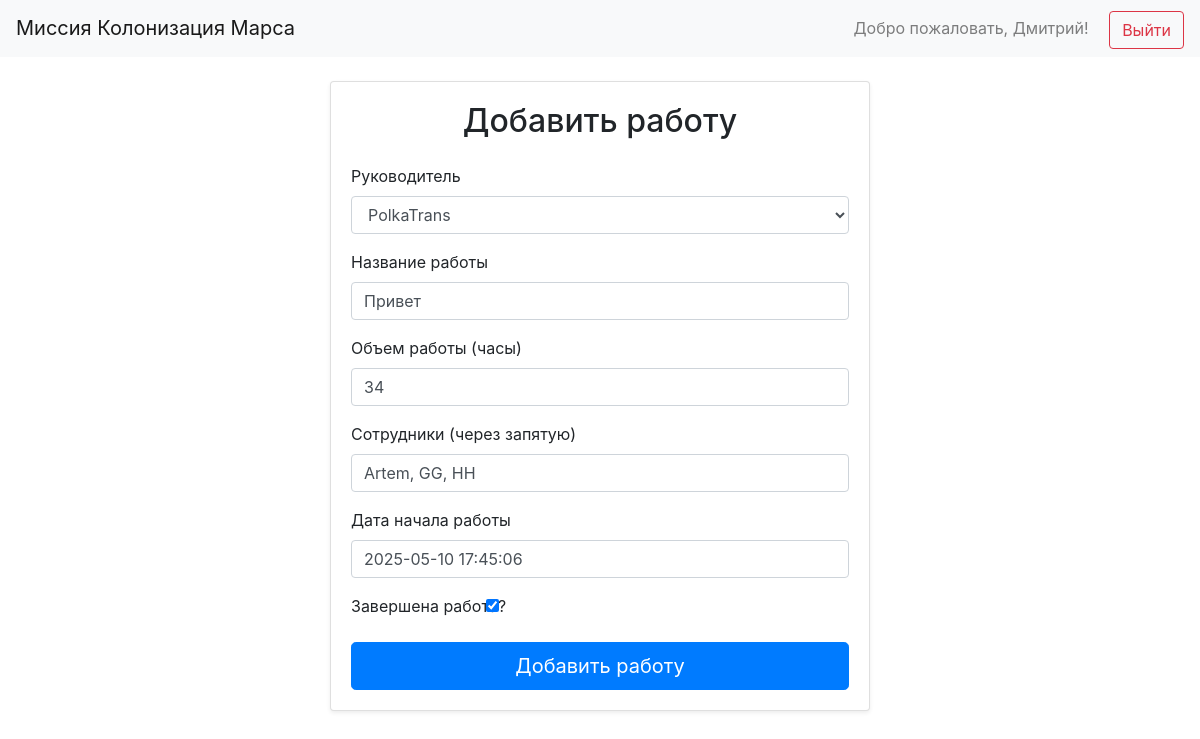
Screenshot of /jobs/3/edit (signed in) with the database file from the repository.
### data/users.py (models this page shows, shortened)
class User(SqlAlchemyBase, UserMixin):
    __tablename__ = 'users'
    id = sqlalchemy.Column(sqlalchemy.Integer, primary_key=True, autoincrement=True)
    email = sqlalchemy.Column(sqlalchemy.String, index=True, unique=True, nullable=True)
    hashed_password = sqlalchemy.Column(sqlalchemy.String, nullable=True)
    created_date = sqlalchemy.Column(sqlalchemy.DateTime, default=datetime.datetime.now)
    name = sqlalchemy.Column(sqlalchemy.String, nullable=True)
    surname = sqlalchemy.Column(sqlalchemy.String, nullable=True)
    age = sqlalchemy.Column(sqlalchemy.Integer, nullable=True)
    position = sqlalchemy.Column(sqlalchemy.String, nullable=True)
    speciality = sqlalchemy.Column(sqlalchemy.String, nullable=True)
    address = sqlalchemy.Column(sqlalchemy.String, nullable=True)
    about = sqlalchemy.Column(sqlalchemy.String, nullable=True)

### data/jobs.py (models this page shows)
class Jobs(SqlAlchemyBase):
    __tablename__ = 'jobs'
    id = sqlalchemy.Column(sqlalchemy.Integer, primary_key=True, autoincrement=True)
    team_leader = sqlalchemy.Column(sqlalchemy.Integer, sqlalchemy.ForeignKey("users.id"))
    job = sqlalchemy.Column(sqlalchemy.String, nullable=True)
    work_size = sqlalchemy.Column(sqlalchemy.Integer, nullable=True)
    collaborators = sqlalchemy.Column(sqlalchemy.String, nullable=True)
    start_date = sqlalchemy.Column(sqlalchemy.DateTime, nullable=True)
    is_finished = sqlalchemy.Column(sqlalchemy.Boolean, nullable=True)
    user = orm.relationship("User")

### main.py (the view, shortened to what this page needs)
@app.route('/jobs/<int:id>/edit', methods=['GET', 'POST'])
@login_required
def edit_job(id):
    form = JobForm()
    db_sess = db_session.create_session()
    job = db_sess.query(Jobs).get(id)
    if not job:
        abort(404)
    if current_user.id != 1 and job.team_leader != current_user.id:
        abort(403)
    form.job.data = job.job
    form.work_size.data = job.work_size
    form.collaborators.data = job.collaborators
    form.start_date.data = job.start_date
    form.is_finished.data = job.is_finished
    if current_user.id == 1:
        form.team_leader.data = job.team_leader
    return render_template('add_job.html', form=form, title='Редактировать работу')

### forms/user.py (shortened to what this page needs)
class JobForm(FlaskForm):
    team_leader = SelectField('Руководитель', coerce=int, validators=[DataRequired()])
    job = StringField('Название работы', validators=[DataRequired(), Length(min=2, max=100)])
    work_size = IntegerField('Объем работы (часы)', validators=[DataRequired()])
    collaborators = StringField('Сотрудники (через запятую)', validators=[Length(max=255)])
    start_date = DateTimeField('Дата начала работы', default=datetime.datetime.now, format='%Y-%m-%d %H:%M:%S')
    is_finished = BooleanField('Завершена работа?')
    submit = SubmitField('Добавить работу')
    def __init__(self, *args, **kwargs):
        super(JobForm, self).__init__(*args, **kwargs)
        session = db_session.create_session()
        users = session.query(User).all()
        self.team_leader.choices = [(user.id, user.name) for user in users]

### data/db_session.py (called while the page is built)
def create_session() -> Session:
    global __factory
    return __factory()

### main.py (called while the page is built)
@login_manager.user_loader
def load_user(user_id):
    session = db_session.create_session()
    return session.get(User, int(user_id))

### templates/add_job.html (shortened to what this page needs)
{% extends "base.html" %}
{% block content %}
<div class="row justify-content-center">
    <div class="col-md-8 col-lg-6">
        <div class="card shadow-sm">
            <div class="card-body">
                <h2 class="card-title mb-4 text-center">Добавить работу</h2>
                <form method="POST" novalidate>
                    <div class="form-group">
                        {{ form.team_leader.label(class="form-label") }}
                        {{ form.team_leader(class="form-control") }}
                    </div>
                    <div class="form-group">
                        {{ form.job.label(class="form-label") }}
                        {{ form.job(class="form-control", placeholder="Название работы") }}
                    </div>
                    <div class="form-group">
                        {{ form.work_size.label(class="form-label") }}
                        {{ form.work_size(class="form-control", placeholder="Объем работы (часы)") }}
                    </div>
                    <div class="form-group">
                        {{ form.collaborators.label(class="form-label") }}
                        {{ form.collaborators(class="form-control", placeholder="Сотрудники (через запятую)") }}
                    </div>
                    <div class="form-group">
                        {{ form.start_date.label(class="form-label") }}
                        {{ form.start_date(class="form-control") }}
                    </div>
                    <div class="form-group">
                        {{ form.is_finished.label(class="form-label") }}
                        {{ form.is_finished(class="form-check-input") }}
                    </div>
                    <button type="submit" class="btn btn-primary btn-block btn-lg">
                        {{ form.submit.label.text }}
                    </button>
                </form>
            </div>
        </div>
    </div>
</div>
{% endblock %}

### templates/base.html (shortened to what this page needs)
<!doctype html>
<html lang="ru">
<head>
  <link rel="stylesheet"
        href="https://stackpath.bootstrapcdn.com/bootstrap/4.4.1/css/bootstrap.min.css"
>
</head>
<body class="d-flex flex-column h-100">
  <header>
    <nav class="navbar navbar-light bg-light justify-content-between">
      <a class="navbar-brand" href="/">Миссия Колонизация Марса</a>
      <div>
        {% if current_user.is_authenticated %}
          <span class="navbar-text mr-3">
            Добро пожаловать, {{ current_user.name }}!
          </span>
          <a class="btn btn-outline-danger" href="/logout">Выйти</a>
        {% else %}
          <a class="btn btn-outline-primary mr-2" href="/login">Войти</a>
          <a class="btn btn-outline-success" href="/register">Регистрация</a>
        {% endif %}
      </div>
    </nav>
  </header>
  <main role="main" class="container my-4">
    {% block content %}{% endblock %}
  </main>
</body>
</html>

### rows the page displays
User: name "Дмитрий"
Jobs: team_leader "PolkaTrans", job "Привет", work_size "34", collaborators "Artem, GG, HH", start_date "2025-05-10 17:45:06", is_finished "☑"
